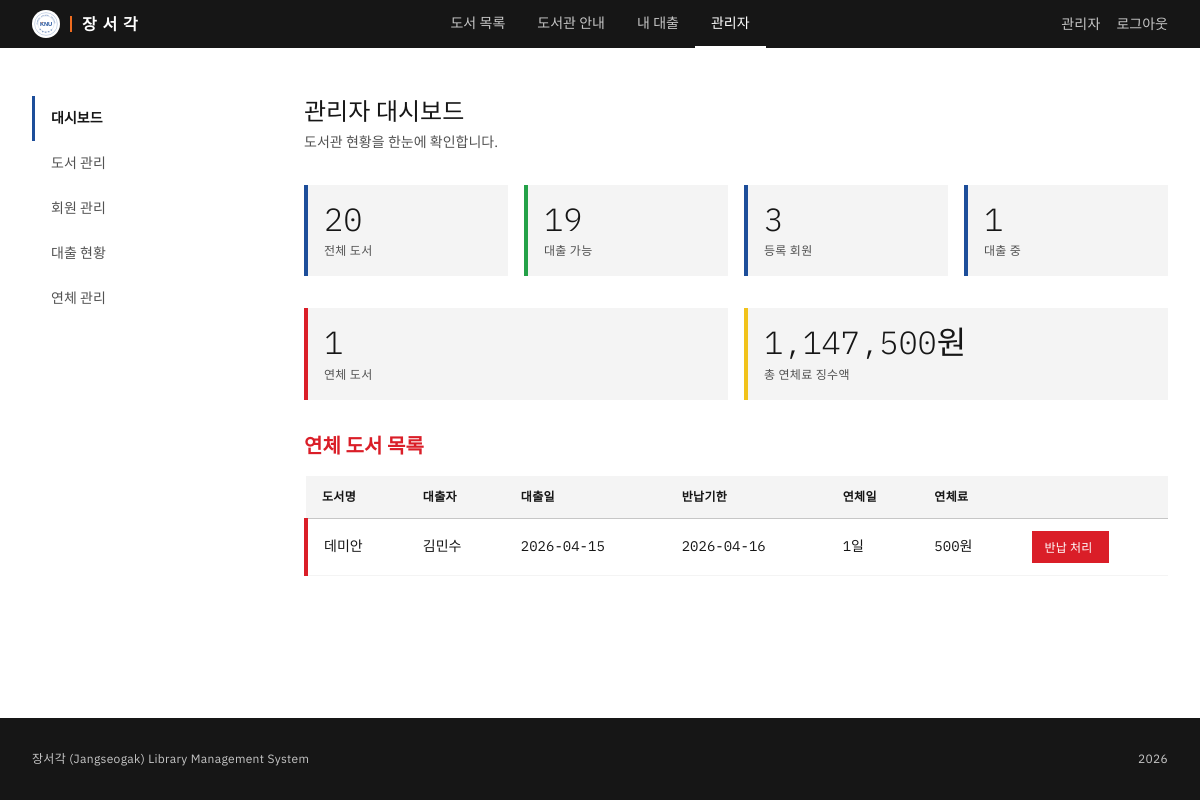
Page /admin (signed in) on the committed database.
### tables this page shows
CREATE TABLE loans (
            id INTEGER PRIMARY KEY AUTOINCREMENT,
            book_id INTEGER NOT NULL REFERENCES books(id),
            member_id INTEGER NOT NULL REFERENCES members(id),
            borrowed_at TEXT DEFAULT (datetime('now', 'localtime')),
            due_at TEXT NOT NULL,
            returned_at TEXT,
            qr_token TEXT UNIQUE NOT NULL,
            status TEXT NOT NULL DEFAULT 'borrowed',
            fine_amount INTEGER DEFAULT 0
        );

CREATE TABLE books (
            id INTEGER PRIMARY KEY AUTOINCREMENT,
            title TEXT NOT NULL,
            author TEXT NOT NULL,
            isbn TEXT,
            publisher TEXT,
            year INTEGER,
            location_section TEXT NOT NULL,
            location_shelf INTEGER NOT NULL,
            location_row INTEGER NOT NULL,
            status TEXT NOT NULL DEFAULT 'available',
            cover_color TEXT DEFAULT '#c6c6c6',
            created_at TEXT DEFAULT (datetime('now', 'localtime'))
        );

CREATE TABLE members (
            id INTEGER PRIMARY KEY AUTOINCREMENT,
            username TEXT UNIQUE NOT NULL,
            password TEXT NOT NULL,
            name TEXT NOT NULL,
            role TEXT NOT NULL DEFAULT 'user',
            created_at TEXT DEFAULT (datetime('now', 'localtime'))
        );

### app.py (the view)
@app.route('/admin')
@admin_required
def admin_dashboard():
    stats = models.get_dashboard_stats()
    overdue = models.get_overdue_loans()
    return render_template('admin/dashboard.html', stats=stats, overdue=overdue)

### app.py (called while the page is built)
@app.context_processor
def inject_globals():
    return {
        'sections': SECTIONS,
        'now': datetime.now(),
        'server_ip': SERVER_IP,
        'server_port': SERVER_PORT,
        'fine_per_day': FINE_PER_DAY,
    }

@app.template_filter('dateformat')
def dateformat(value, fmt='%Y-%m-%d'):
    if not value:
        return ''
    if isinstance(value, str):
        try:
            value = datetime.strptime(value, '%Y-%m-%d %H:%M:%S')
        except ValueError:
            return value
    return value.strftime(fmt)

@app.template_filter('calc_fine')
def calc_fine_filter(due_at_str):
    if not due_at_str:
        return 0
    return models.calculate_fine(due_at_str)

@app.template_filter('overdue_days')
def overdue_days_filter(due_at_str):
    if not due_at_str:
        return 0
    try:
        due = datetime.strptime(due_at_str, '%Y-%m-%d %H:%M:%S')
        delta = datetime.now() - due
        return max(0, delta.days)
    except ValueError:
        return 0

def admin_required(f):
    @wraps(f)
    def decorated(*args, **kwargs):
        if 'member_id' not in session:
            flash('로그인이 필요합니다.', 'warning')
            return redirect(url_for('login'))
        if session.get('role') != 'admin':
            flash('관리자 권한이 필요합니다.', 'error')
            return redirect(url_for('index'))
        return f(*args, **kwargs)
    return decorated

### models.py (called while the page is built)
def get_db():
    db = sqlite3.connect(DATABASE)
    db.row_factory = sqlite3.Row
    db.execute("PRAGMA journal_mode=WAL")
    db.execute("PRAGMA foreign_keys=ON")
    return db

def calculate_fine(due_at_str, returned_at=None):
    due = datetime.strptime(due_at_str, '%Y-%m-%d %H:%M:%S')
    if returned_at is None:
        returned_at = datetime.now()
    overdue_days = max(0, (returned_at - due).days)
    return overdue_days * FINE_PER_DAY

def get_overdue_loans():
    db = get_db()
    now = datetime.now().strftime('%Y-%m-%d %H:%M:%S')
    loans = db.execute(
        '''SELECT l.*, b.title, b.author, m.name as member_name
           FROM loans l
           JOIN books b ON l.book_id = b.id
           JOIN members m ON l.member_id = m.id
           WHERE l.status != 'returned' AND l.due_at < ?
           ORDER BY l.due_at ASC''',
        (now,)
    ).fetchall()
    db.close()
    return loans

### templates/admin/dashboard.html (shortened to what this page needs)
{% extends 'base.html' %}
{% block content %}
<div class="container">
  <div class="admin-layout">
    {% include 'admin/_sidebar.html' %}
    <div class="admin-main">
      <div class="page-header">
        <h1 class="page-header-title">관리자 대시보드</h1>
        <p class="page-header-sub">도서관 현황을 한눈에 확인합니다.</p>
      </div>
      <div class="grid grid-4 mb-07">
        <div class="stat-card">
          <div class="stat-card-value">{{ stats.total_books }}</div>
          <div class="stat-card-label">전체 도서</div>
        </div>
        <div class="stat-card stat-card--success">
          <div class="stat-card-value">{{ stats.available_books }}</div>
          <div class="stat-card-label">대출 가능</div>
        </div>
        <div class="stat-card">
          <div class="stat-card-value">{{ stats.total_members }}</div>
          <div class="stat-card-label">등록 회원</div>
        </div>
        <div class="stat-card">
          <div class="stat-card-value">{{ stats.active_loans }}</div>
          <div class="stat-card-label">대출 중</div>
        </div>
      </div>
      <div class="grid grid-2 mb-07">
        <div class="stat-card stat-card--danger">
          <div class="stat-card-value">{{ stats.overdue_loans }}</div>
          <div class="stat-card-label">연체 도서</div>
        </div>
        <div class="stat-card stat-card--warning">
          <div class="stat-card-value">{{ '{:,}'.format(stats.total_fines) }}원</div>
          <div class="stat-card-label">총 연체료 징수액</div>
        </div>
      </div>
      {% if overdue %}
      <h2 class="heading-04 mb-05" style="color: var(--cds-support-error);">연체 도서 목록</h2>
      <table class="data-table">
        <thead>
          <tr>
            <th>도서명</th>
            <th>대출자</th>
            <th>대출일</th>
            <th>반납기한</th>
            <th>연체일</th>
            <th>연체료</th>
            <th></th>
          </tr>
        </thead>
        <tbody>
          {% for loan in overdue %}
          <tr class="row-overdue">
            <td>{{ loan.title }}</td>
            <td>{{ loan.member_name }}</td>
            <td class="mono">{{ loan.borrowed_at|dateformat }}</td>
            <td class="mono">{{ loan.due_at|dateformat }}</td>
            <td class="mono">{{ loan.due_at|overdue_days }}일</td>
            <td class="mono">{{ '{:,}'.format(loan.due_at|calc_fine) }}원</td>
            <td>
              <form method="POST" action="{{ url_for('admin_return', loan_id=loan.id) }}" style="margin:0;">
                <button type="submit" class="btn btn-danger btn-sm">반납 처리</button>
              </form>
            </td>
          </tr>
          {% endfor %}
        </tbody>
      </table>
      {% else %}
      <div class="empty-state" style="padding: 32px;">
        <p class="empty-state-text">연체 도서가 없습니다.</p>
      </div>
      {% endif %}
    </div>
  </div>
</div>
{% endblock %}

### rows in the picture
loans: title "데미안", member_name "김민수", borrowed_at "2026-04-15", due_at "2026-04-16", due_at|overdue_days "1", due_at|calc_fine "500"

### other values in the picture
{{ session.get('name', '') }} "관리자"
{{ stats.total_books }} "20"
{{ stats.available_books }} "19"
{{ stats.total_members }} "3"
{{ stats.active_loans }} "1"
{{ stats.overdue_loans }} "1"
{{ '{:,}'.format(stats.total_fines) }} "1,147,500"
{{ now.strftime('%Y') }} "2026"
